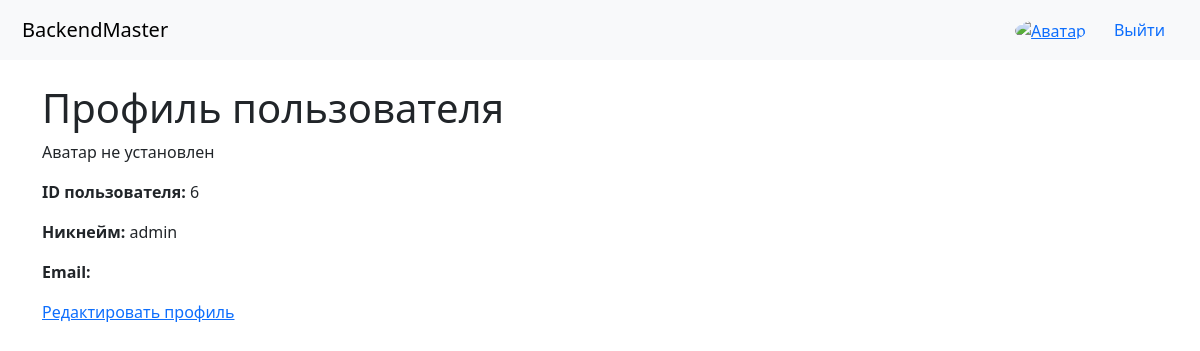
The page /profile/ (signed in) on the database as committed earlier.
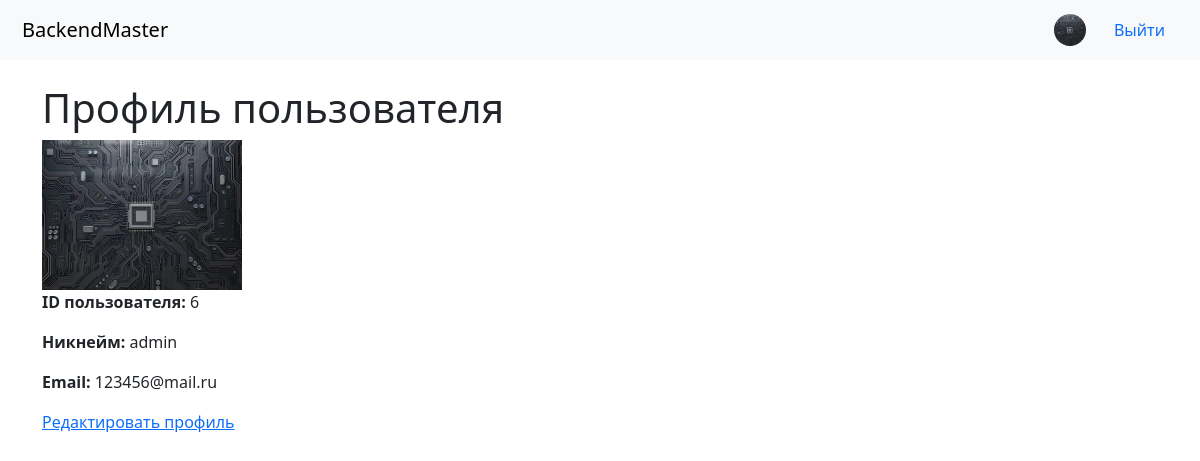
The same page on the database as committed later.
### users/models.py (models this page shows, shortened)
class User(AbstractUser):
    nickname = models.CharField(max_length=50, unique=True, verbose_name="Никнейм", help_text="Будет использоваться как основной логин")
    avatar = models.ImageField(upload_to='avatars/', blank=True, null=True)
    USERNAME_FIELD = 'nickname'
    REQUIRED_FIELDS = ['username', 'email']
    objects = UserManager()

### users/views.py (the view)
# urls.py: path('profile/',      views.profile_view, name='profile'),       # маршрут для просмотра профиля
@login_required
def profile_view(request):
    return render(request, 'users/profile.html', {'user': request.user})

### templates/users/profile.html (shortened to what this page needs)
{% extends 'base.html' %}
{% block content %}
  <h1>Профиль пользователя</h1>
  {% if user.avatar %}
    <img src="{{ user.avatar.url }}" alt="Аватар" style="max-width: 200px; max-height: 200px;"><br>
  {% else %}
    <p>Аватар не установлен</p>
  {% endif %}
  <p><strong>ID пользователя:</strong> {{ user.id }}</p>
  <p><strong>Никнейм:</strong> {{ user.nickname }}</p>
  <p><strong>Email:</strong> {{ user.email }}</p>
  <a href="{% url 'users:edit_profile' %}">Редактировать профиль</a>
{% endblock %}

### templates/base.html (shortened to what this page needs)
<!DOCTYPE html>
<html lang="en">
<head>
    {% load static %}
    <link href="{% static 'css/bootstrap.css' %}" rel="stylesheet">
</head>
<body>
    <nav class="navbar navbar-light bg-light">
        <div class="container-fluid">
            <a class="navbar-brand" href="{% url 'home' %}">BackendMaster</a>
            <div class="navbar-right">
                {% if user.is_authenticated %}
                    <a href="{% url 'users:profile' %}">
                        {% if user.avatar %}
                            <img src="{{ user.avatar.url }}" alt="Аватар" class="rounded-circle" style="width: 32px; height: 32px; object-fit: cover;">
                        {% else %}
                            <img src="{% static 'images/default-avatar.png' %}" alt="Аватар" class="rounded-circle" style="width: 32px; height: 32px; object-fit: cover;">
                        {% endif %}
                    </a>
                    <form method="POST" action="{% url 'users:logout' %}" style="display: inline;">
                        <button type="submit" class="btn btn-link" style="text-decoration: none;">Выйти</button>
                    </form>
                {% else %}
                    <a href="{% url 'users:login' %}">Войти</a>
                {% endif %}
            </div>
        </div>
    </nav>
    <div class="container mt-4">
        {% block content %}{% endblock %}
    </div>
</body>
</html>

### templates/base.html (style rules this page uses)
.navbar { padding: 10px; }
.navbar-brand { margin-right: 20px; }
.navbar-right { display: flex; align-items: center; gap: 15px; }

Rows that differ between the two databases and show on the page:
changed User "admin": avatar: picture added; email (not shown) → "123456@mail.ru"
Other text that changed with them:
text no longer shown: "Аватар не установлен"
